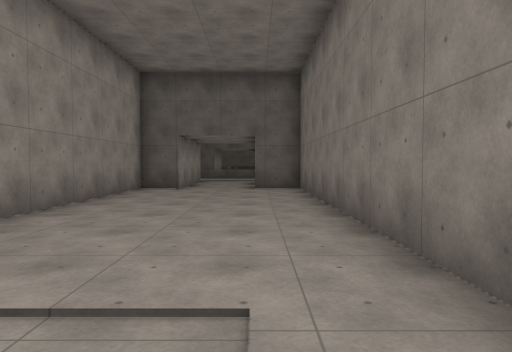
view 1 (above)

15 first-person views from a walk through a 3-D level made in the Godot game engine. The camera is 1.4 m above the floor, tilts 2° down and sees 70° across. The floor is counted in squares, 2 m on a side. Each view is taken from the middle of a square. On the plan, view 1 faces up. The plan holds only what a view shows up to about 11 squares ahead; the rest is blank. The place goes on beyond the plan. Surface patterns are stand-ins for the level's own textures.

view 2
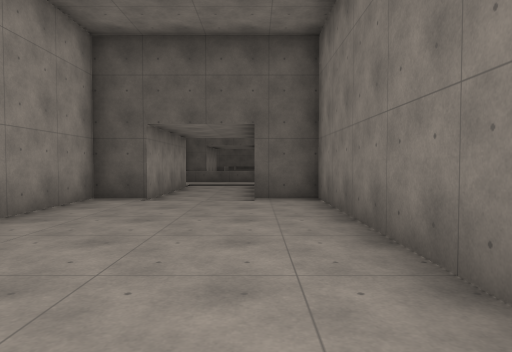

view 3
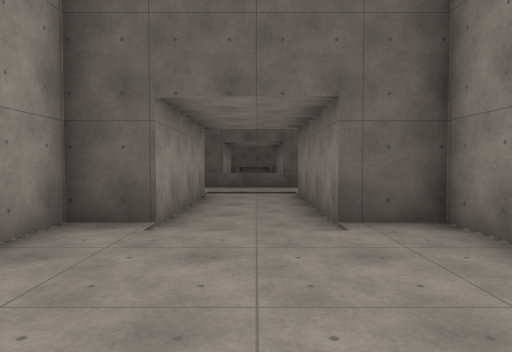

view 4
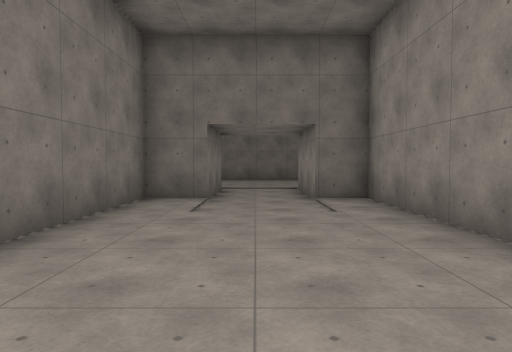

view 5
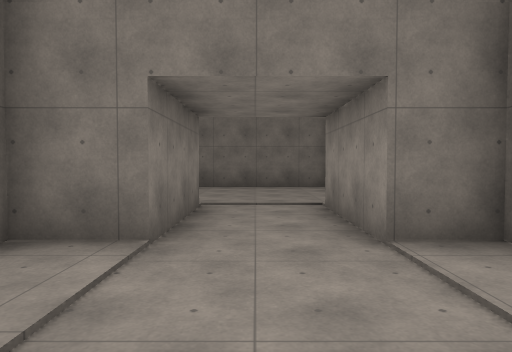

view 6
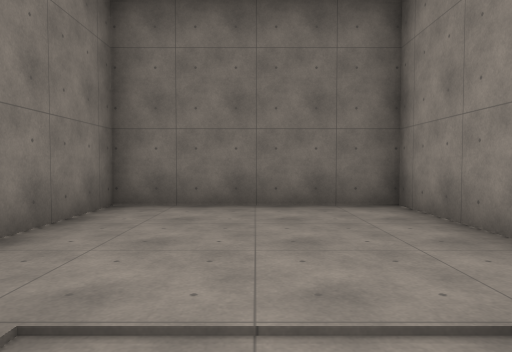

view 7
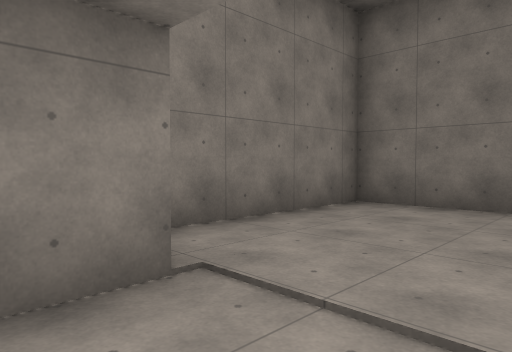

view 8
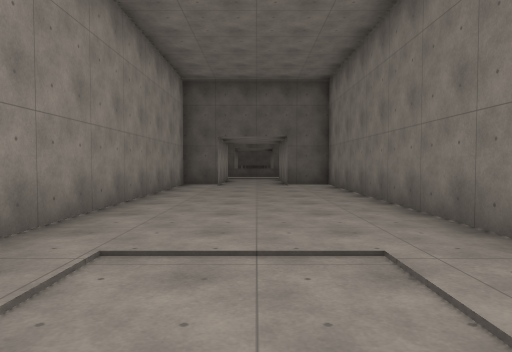

view 9
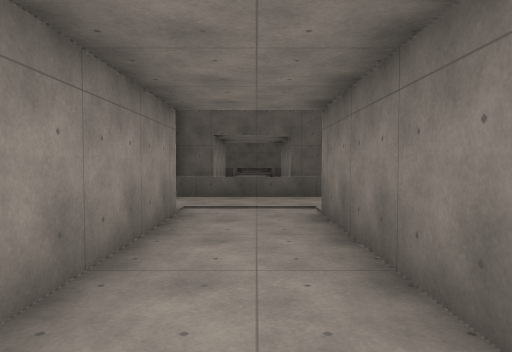

view 10
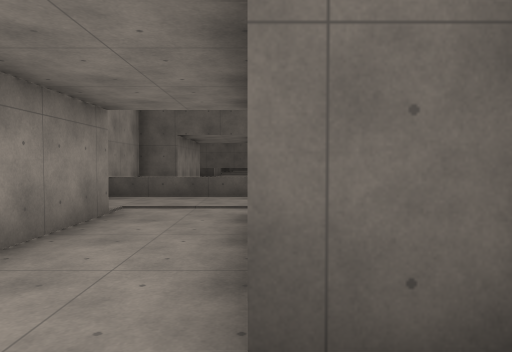

view 11
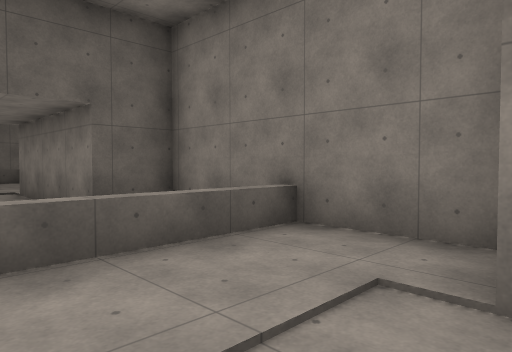

view 12
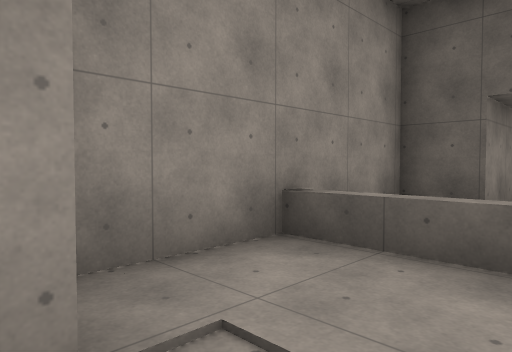

view 13
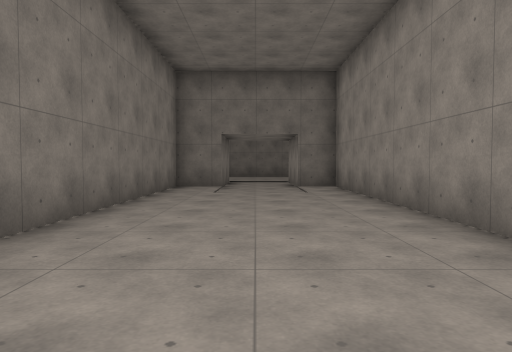

view 14
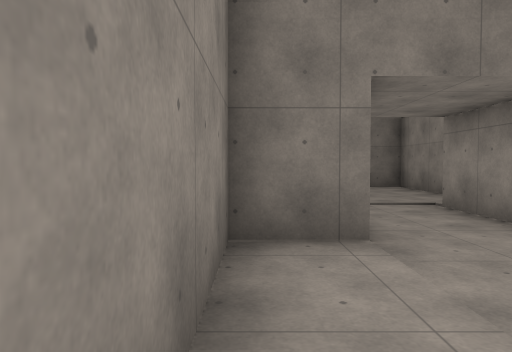

view 15
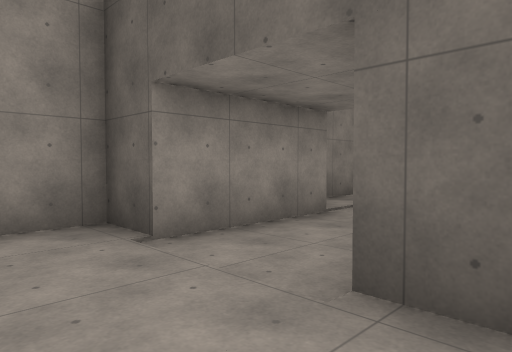

### Floor plan
Ten units are one square. View 1 is at (0, 0); x grows to the right and y downward. Boxes are objects, and circles mark ways between rooms. Rooms are numbered by the first view taken in them; rooms with no view inside come last. Other rooms are left out.
<svg viewBox="-37 -150 55 232">
<path fill="none" stroke="#000" d="M0 3 13 3 13 -103 0 -103 0 -145M-22 -145 -22 -103 -32 -103 -32 3 -22 3M8 32 0 32 0 3M-22 3 -22 32 -32 32 -32 77 13 77 13 40"/>
<circle cx="-15" cy="10" r="3" fill="#2a7"/>
<text x="-10" y="-60">1</text>
<text x="-10" y="50">2</text>
</svg>
Room 1 opens to room 2.

Where each view was taken, in squares from view 1:
view 1: 0 up, 0 right, facing up
view 2: 3 up, 0 right, facing up
view 3: 6 up, 1 left, facing up
view 4: 7 up, 1 left, facing down
view 5: 3 up, 1 left, facing down
view 6: 2 down, 1 left, facing down
view 7: 2 down, 2 left, facing down-right
view 8: 1 down, 1 left, facing up
view 9: 9 up, 1 left, facing up
view 10: 9 up, 0 right, facing up
view 11: 14 up, 2 left, facing up-right
view 12: 14 up, 1 left, facing up-left
view 13: 10 up, 1 left, facing down
view 14: 3 up, 1 right, facing down
view 15: 5 down, 1 right, facing up-left
